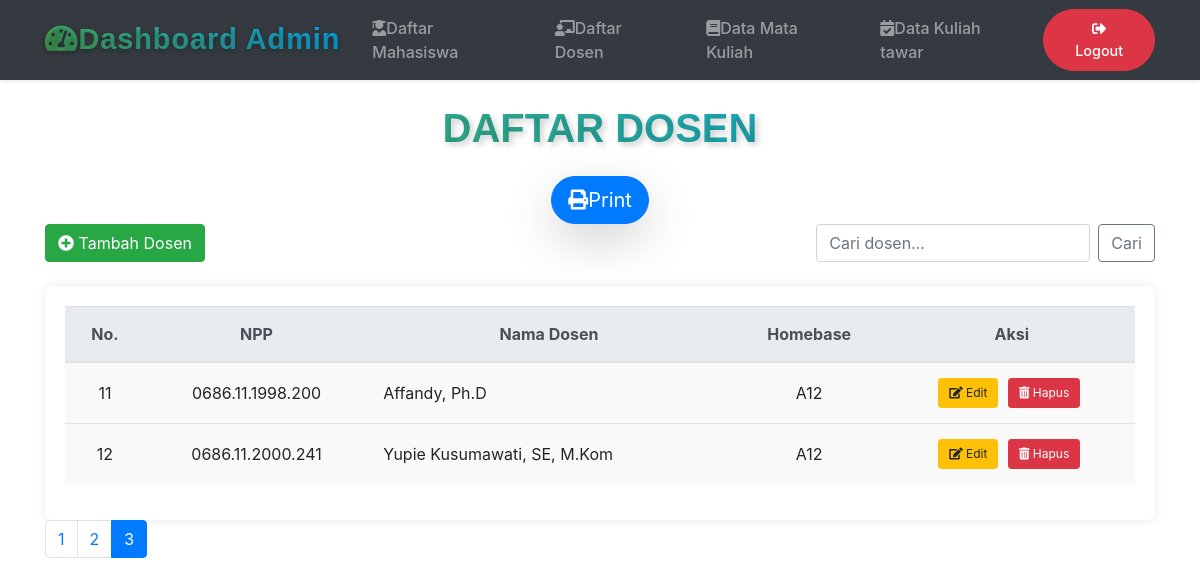
/dashboard_dosen_06959_fais.php?page=3, run on the app's committed database.
### tables this page shows
CREATE TABLE `dosen` (
    `id` int(11) NOT NULL AUTO_INCREMENT,
    `npp` char(16) NOT NULL,
    `namadosen` varchar(50) DEFAULT NULL,
    `homebase` char(10) DEFAULT NULL,
    PRIMARY KEY (`id`)
  );

### dashboard_dosen_06959_fais.php (the view, shortened to what this page needs)
<?php
    $limit = 5;
    $page = isset($_GET['page']) ? (int)$_GET['page'] : 1;
    $start = ($page > 1) ? ($page * $limit) - $limit : 0;
    $result_total = mysqli_query($koneksi, "SELECT COUNT(*) AS total FROM dosen");
    $total_data = mysqli_fetch_assoc($result_total)['total'];
    $total_pages = ceil($total_data / $limit);
    $result = mysqli_query($koneksi, "SELECT * FROM dosen LIMIT $start, $limit");
?>
<!DOCTYPE html>
<html lang="en">
<head>
    <link rel="stylesheet" href="https://stackpath.bootstrapcdn.com/bootstrap/4.5.2/css/bootstrap.min.css">
    <link rel="stylesheet" href="https://use.fontawesome.com/releases/v5.7.0/css/all.css" />
</head>
<body>
<nav class="navbar navbar-expand-lg navbar-dark bg-dark shadow-sm">
    <div class="container">
        <a class="navbar-brand text-gradient" href="#">
            <i class="fas fa-tachometer-alt me-2"></i>Dashboard Admin
        </a>
        <div class="collapse navbar-collapse" id="navbarNav">
            <ul class="navbar-nav ms-auto align-items-center">
                <li class="nav-item">
                    <a class="nav-link px-3" href="dashboard_mahasiswa_06959_fais.php">
                        <i class="fas fa-user-graduate me-2"></i>Daftar Mahasiswa
                    </a>
                </li>
                <li class="nav-item">
                    <a class="nav-link px-3" href="dashboard_dosen_06959_fais.php">
                        <i class="fas fa-chalkboard-teacher me-2"></i>Daftar Dosen
                    </a>
                </li>
                <li class="nav-item">
                    <a class="nav-link px-3" href="dashboard_matkul_06959_fais.php">
                        <i class="fas fa-book me-2"></i>Data Mata Kuliah
                    </a>
                </li>
                <li class="nav-item">
                    <a class="nav-link px-3" href="dashboard_kultawar_06959_fais.php">
                        <i class="fas fa-calendar-check me-2"></i>Data Kuliah tawar
                    </a>
                </li>
                <li class="nav-item ms-lg-3">
                    <a class="btn btn-danger nav-link text-white rounded-pill px-4" href="index.php">
                        <i class="fas fa-sign-out-alt me-2"></i>Logout
                    </a>
                </li>
            </ul>
        </div>
    </div>
</nav>
<div class="container">
    <h2 class="text-center my-4 custom-heading">Daftar Dosen</h2>
    <div class="text-center"><a class="btn btn-primary btn-lg shadow-lg rounded-pill text-white" href="printdosen_06959_fais .php"><i class="fas fa-print me-2"></i>Print</a></div>
    <div class="d-flex justify-content-between mb-4">
        <a href="tambah_dosen_06959_fais.php" class="btn btn-success"><i class="fas fa-plus-circle"></i> Tambah Dosen</a>
        <form class="form-inline" role="search">
            <input class="form-control mr-2" type="search" id="searchInput" placeholder="Cari dosen..." aria-label="Search">
            <button class="btn btn-outline-secondary" type="submit">Cari</button>
        </form>
    </div>
    <div class="table-container">
        <table class="table table-hover">
            <thead class="thead-light">
                <tr>
                    <th>No.</th>
                    <th>NPP</th>
                    <th>Nama Dosen</th>
                    <th>Homebase</th>
                    <th>Aksi</th>
                </tr>
            </thead>
            <tbody>
                <?php if (mysqli_num_rows($result) > 0): ?>
                    <?php while($row = mysqli_fetch_assoc($result)): ?>
                        <tr class="data-container">
                            <td><?= $row['id']; ?></td>
                            <td><?= $row['npp']; ?></td>
                            <td class="namadosen"><?= $row['namadosen']; ?></td>
                            <td><?= $row['homebase']; ?></td>
                            <td class="action-links">
                                <a href="editdosen_06959_fais.php?id=<?= $row['id']; ?>" class="btn btn-warning btn-sm"><i class="fas fa-edit"></i> Edit</a>
                                <a href="hapusdosen_06959_fais.php?id=<?= $row['id']; ?>" class="btn btn-danger btn-sm" onclick="return confirm('Yakin ingin menghapus?');"><i class="fas fa-trash-alt"></i> Hapus</a>
                            </td>
                        </tr>
                    <?php endwhile; ?>
                <?php else: ?>
                    <tr><td colspan="5" class="text-center">Data tidak ada</td></tr>
                <?php endif; ?>
            </tbody>
        </table>
    </div>
    <nav>
        <ul class="pagination">
            <?php for ($i = 1; $i <= $total_pages; $i++): ?>
                <li class="page-item <?= ($i == $page) ? 'active' : ''; ?>">
                    <a class="page-link" href="?page=<?= $i; ?>"><?= $i; ?></a>
                </li>
            <?php endfor; ?>
        </ul>
    </nav>
</div>
</body>
</html>

### dashboard_dosen_06959_fais.php (style rules this page uses)
body { background-image: url('inigambar.jpg'); background-size: cover; background-attachment: fixed; }
.table-container { background-color: #fff; padding: 20px; border-radius: 8px; box-shadow: 0 0 10px rgba(0, 0, 0, 0.1); margin-top: 20px; overflow-x: auto; }
.pagination { justify-content: flex-start; }
.table th, .table td { vertical-align: middle; padding: 15px; }
.table td, .table th { text-align: center; }
.table td.namadosen { text-align: left; }
.action-links a { margin-right: 5px; font-size: 12px; padding: 5px 10px; }
.data-container { background-color: #f9f9f9; }
.navbar { background-color: #343a40; }
.navbar-brand { font-family: 'Poppins', sans-serif; font-size: 1.8rem; font-weight: bold; letter-spacing: 1px; background: linear-gradient(45deg, #4caf50, #03a9f4); -webkit-background-clip: text; -webkit-text-fill-color: transparent; }
.custom-heading { font-family: 'Poppins', sans-serif; font-size: 2.5rem; font-weight: 700; text-transform: uppercase; color: transparent; background: linear-gradient(45deg, #4caf50, #03a9f4); -webkit-background-clip: text; text-shadow: 3px 3px 6px rgba(0, 0, 0, 0.2); }
.table { table-layout: auto; width: 100%; }
.navbar { background-color: #343a40; transition: all 0.3s ease-in-out; }
.navbar-brand { font-family: 'Poppins', sans-serif; font-size: 1.8rem; font-weight: bold; letter-spacing: 1px; text-shadow: 0 2px 5px rgba(0, 0, 0, 0.3); transition: transform 0.3s ease; }
.text-gradient { background: linear-gradient(45deg, #4caf50, #03a9f4); -webkit-background-clip: text; -webkit-text-fill-color: transparent; }
.nav-link { font-weight: 500; transition: color 0.3s, background-color 0.3s; }
.btn-danger.nav-link { font-size: 0.9rem; font-weight: 500; padding: 0.5rem 1rem; }
@media (min-width: 992px) { .ms-lg-3 { margin-left: auto !important; } }

### data on the page
dosen: id "11", npp "0686.11.1998.200", namadosen "Affandy, Ph.D", homebase "A12"
dosen: id "12", npp "0686.11.2000.241", namadosen "Yupie Kusumawati, SE, M.Kom", homebase "A12"
